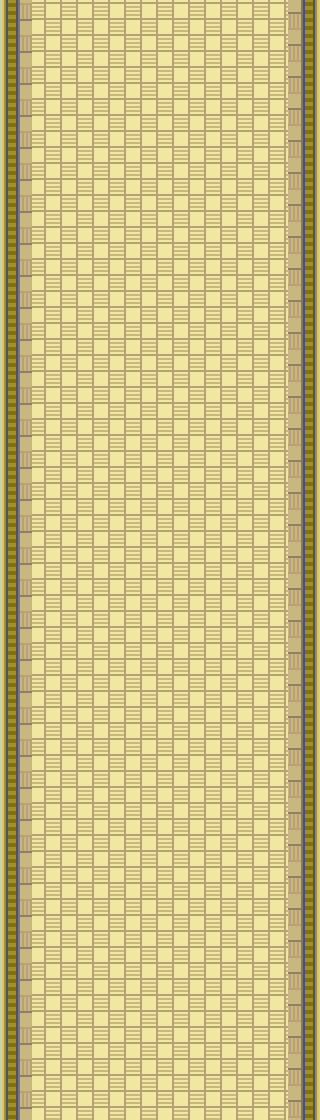

A 2D game scene composited from a Tiled map and its tileset images. What follows is a short description and the map's XML, with each tile layer's data collapsed to a summary:
An orthogonal 10x35 tile map with 32x32 px tiles, 2 tile layers (Floor, Obstacles), 4 tilesets.

<map version="1.0" orientation="orthogonal" width="10" height="35" tilewidth="32" tileheight="32">
 <tileset firstgid="1" name="ScreenshotSchool" tilewidth="32" tileheight="32">
  <image source="ScreenshotSchool.png" trans="ffffff" width="480" height="318" />
 </tileset>
 <tileset firstgid="136" name="wallleft" tilewidth="32" tileheight="32">
  <image source="wallleft.png" trans="ffffff" width="33" height="33" />
 </tileset>
 <tileset firstgid="137" name="wallright" tilewidth="32" tileheight="32">
  <image source="wallright.png" trans="ffffff" width="33" height="33" />
 </tileset>
 <tileset firstgid="138" name="Stairs chalkboard etc" tilewidth="32" tileheight="32">
  <image source="Stairs chalkboard etc.png" trans="ffffff" width="512" height="512" />
 </tileset>
 <layer name="Floor" width="10" height="35">
  <data>[350 cells, 350 non-empty, 3 distinct tile ids]</data>
 </layer>
 <layer name="Obstacles" width="10" height="35">
  <data>[350 cells, 0 non-empty, 0 distinct tile ids]</data>
 </layer>
</map>
